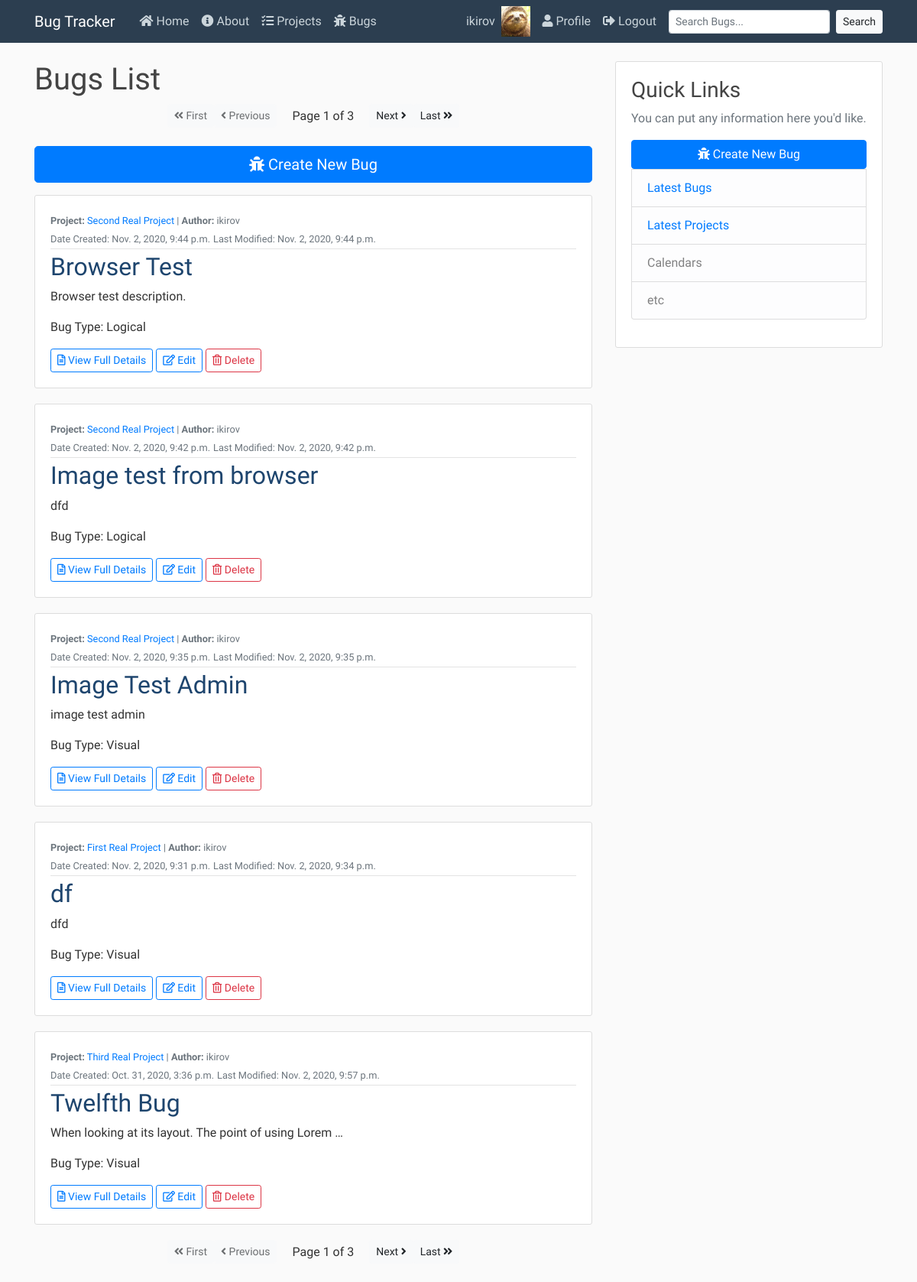
The app's page /bugs/ (signed in), older data.
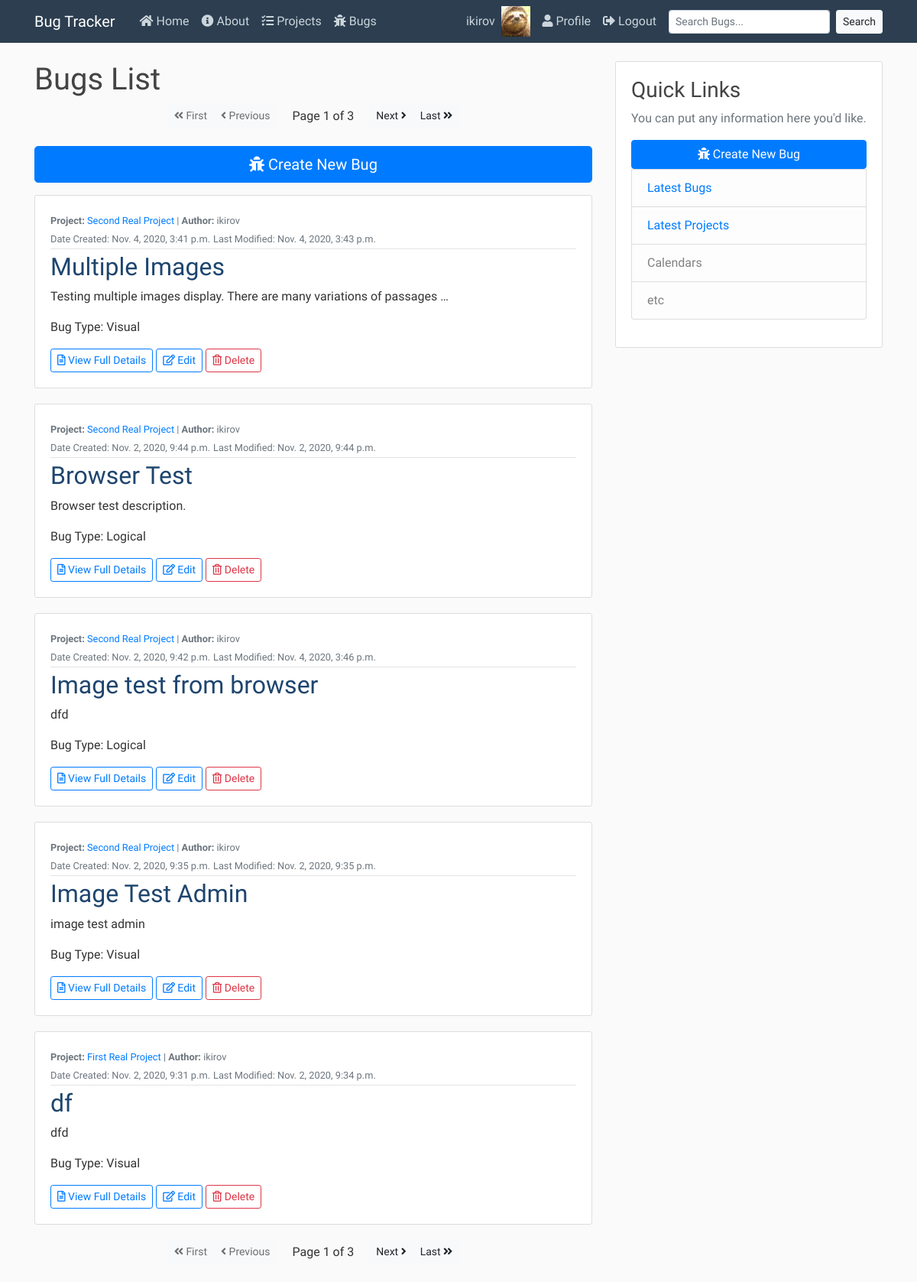
The same page, newer data.
### projects/models.py (models this page shows, shortened)
class Bug(models.Model):
    author = models.ForeignKey(User, on_delete=models.DO_NOTHING)
    name = models.CharField(max_length=50)
    desc = models.CharField(max_length=2000)
    BUG_TYPES = (
        ('V', 'Visual'),
        ('L', 'Logical'),
        ('O', 'Other'),
    )
    bug_type = models.CharField(max_length=1, choices=BUG_TYPES)
    date_added = models.DateTimeField(auto_now_add=True)
    date_modified = models.DateTimeField(auto_now=True)
    project = models.ForeignKey(Project, on_delete=models.CASCADE)
    image = models.ImageField(upload_to='bug_pics', default='default_bug.png')
    image2 = models.ImageField(upload_to='bug_pics', default='default_bug.png')
    class Meta:
        ordering = ['-date_added']

class Project(models.Model):
    name = models.CharField(max_length=50)
    PROJ_TYPES = (
        ('D', 'Dev'),
        ('P', 'Print'),
        ('O', 'Other'),
    )
    name = models.CharField(max_length=60)
    proj_type = models.CharField(max_length=1, choices=PROJ_TYPES)
    date_added = models.DateTimeField(auto_now_add=True)
    date_modified = models.DateTimeField(auto_now=True)
    editors = models.ManyToManyField(User)
    def __str__(self):
        return self.name

### projects/views.py (the view)
# urls.py: path('bugs/', BugListView.as_view(), name="bugs-list"),
class BugListView(LoginRequiredMixin, ListView):
    model = Bug
    ordering = ['-date_added']
    paginate_by = 5

### projects/templates/projects/bug_list.html
{% extends "status/base.html" %}
{% block content %}
    <h1>Bugs List</h1>
    {% include 'projects/pagination.html' %}
    <p><a class="btn btn-primary btn-lg" style="width: 100%;" href="{% url 'bugs-create' %}"><i class="fas fa-bug"></i> Create New Bug</a></p>
    {% for bug in object_list %}
        <article class="media content-section">
            <div class="media-body">
                <div class="article-metadata">
                    <small class="text-muted"><strong>Project:</strong> <a href="{% url 'bugs-project' bug.project.id %}">{{ bug.project }}</a> | <strong>Author:</strong> {{ bug.author }}<br/></small>
                    <small class="text-muted">Date Created: {{ bug.date_added }}</small>
                    <small class="text-muted">Last Modified: {{ bug.date_modified }}</small>
                </div>
                <h2><a class="article-title" href="{% url 'bugs-detail' bug.id %}">{{ bug.name }}</a></h2>
                <p>{{bug.desc|truncatewords:"10"}}</p>
                <p class="article-content">Bug Type: {{ bug.get_bug_type_display }}</p>
                <a class="btn btn-outline-primary btn-sm" href="{% url 'bugs-detail' bug.id %}"><i class="far fa-file-alt"></i> View Full Details</a>
                <a class="btn btn-outline-primary btn-sm" href="{% url 'bugs-update' bug.id %}"><i class="far fa-edit"></i> Edit</a>
                <a class="btn btn-outline-danger btn-sm" href="{% url 'bugs-delete' bug.id %}"><i class="far fa-trash-alt"></i> Delete</a>
            </div>
        </article>
    {% endfor %}
    {% include 'projects/pagination.html' %}
{% endblock content %}

Row changes from the older to the newer data that the page shows:
no longer on this page (row unchanged): Bug: project "Third Real Project", author "ikirov", date_added "Oct. 31, 2020, 3:36 p.m.", date_modified "Nov. 2, 2020, 9:57 p.m.", name "Twelfth Bug", desc "When looking at its layout. The point of using Lorem …", bug_type "Visual"
added Bug: project "Second Real Project", author "ikirov", date_added "Nov. 4, 2020, 3:41 p.m.", date_modified "Nov. 4, 2020, 3:43 p.m.", name "Multiple Images", desc "Testing multiple images display. There are many variations of passages …", bug_type "Visual"
changed Bug "Image test from browser": date_modified "Nov. 2, 2020, 9:42 p.m." → "Nov. 4, 2020, 3:46 p.m."
